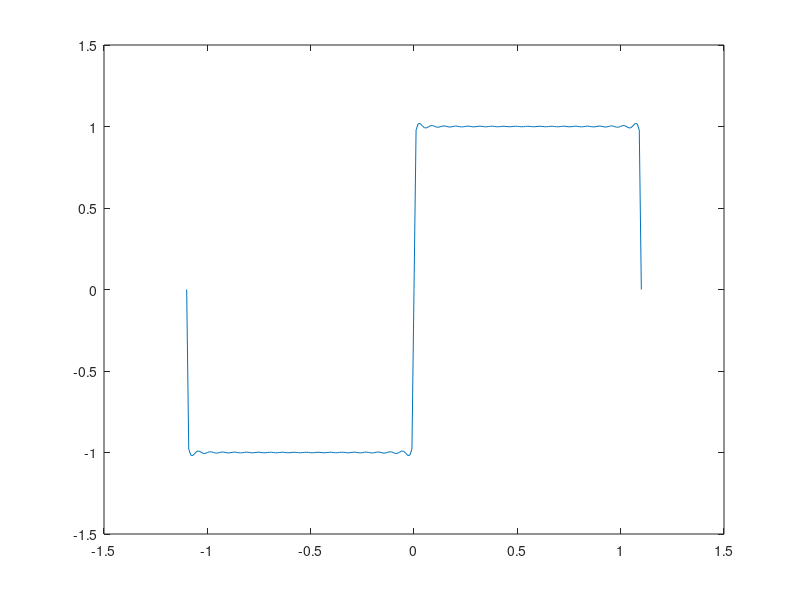

Here is the MATLAB script that generated this plot:
% clear;
% type compact; 
% %n=1
% for num=1:1:221%times
%     t=(num-111)/100;%value of t
%     T=1.1;
%     k=0:1:1;
%     %F(t)
%     f(num)=(4./pi).*sum((1./(2.*k+1)).*sin(((2.*k+1).*pi.*t)./T));
% end
% t = -1.1:0.01:1.1;%value of t
% plot(t,f,'r');
% hold on   
% %n=3
% for num=1:1:221%times
%     t=(num-111)/100;%value of t
%     T=1.1;
%     k=0:1:3;
%     %F(t)
%     f(num)=(4./pi).*sum((1./(2.*k+1)).*sin(((2.*k+1).*pi.*t)./T));
% end
% t = -1.1:0.01:1.1;%value of t
% plot(t,f,'g');
% hold on   
% %n=6
% for num=1:1:221%times
%     t=(num-111)/100;%value of t
%     T=1.1;
%     k=0:1:6;
%     %F(t)
%     f(num)=(4./pi).*sum((1./(2.*k+1)).*sin(((2.*k+1).*pi.*t)./T));
% end
% t = -1.1:0.01:1.1;%value of t
% plot(t,f,'b');
% hold on   




% %n=20
% for num=1:1:221%times
%     t=(num-111)/100;%value of t
%     T=1.1;
%     k=0:1:20;
%     %F(t)
%     f(num)=(4./pi).*sum((1./(2.*k+1)).*sin(((2.*k+1).*pi.*t)./T));
% end
% t = -1.1:0.01:1.1;%value of t
% plot(t,f);
% hold on  



%n=200
for num=1:1:221%times
    t=(num-111)/100;%value of t
    T=1.1;
    k=0:1:200;
    %F(t)
    f(num)=(4./pi).*sum((1./(2.*k+1)).*sin(((2.*k+1).*pi.*t)./T));
end
t = -1.1:0.01:1.1;%value of t
plot(t,f);
hold on  